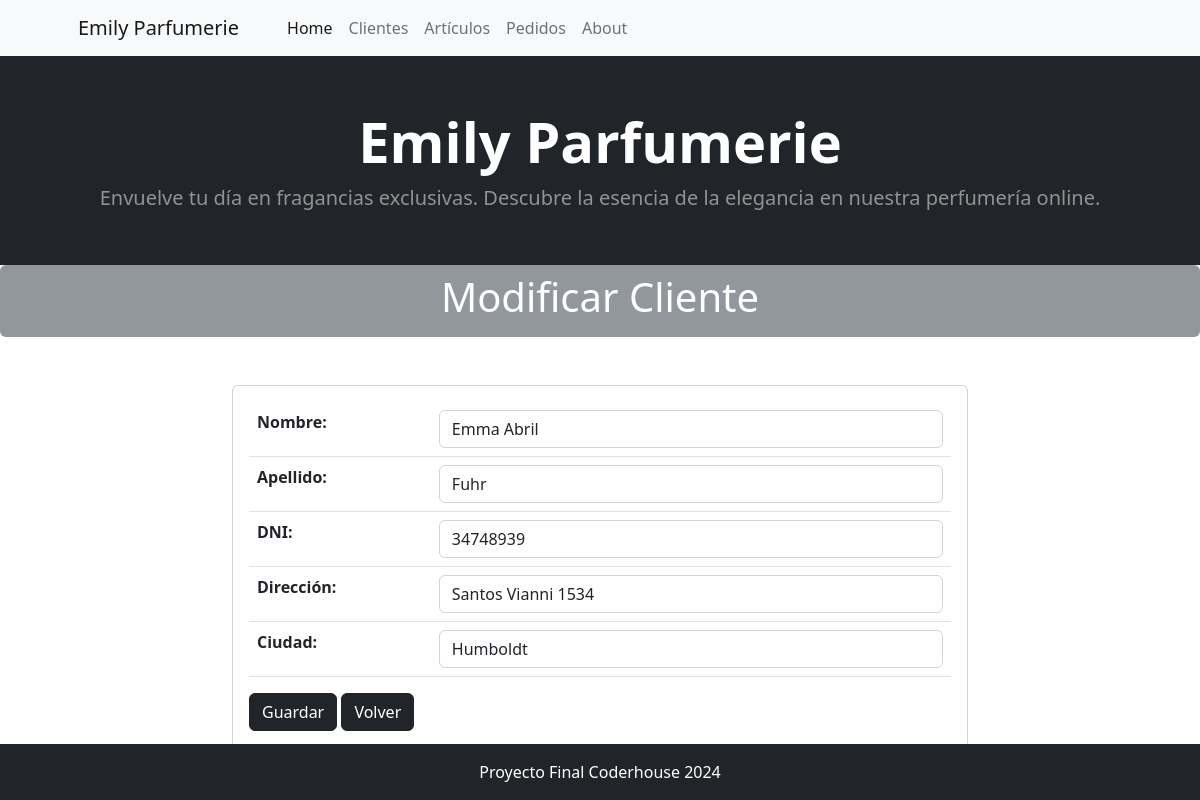
The page /cliente/cliente/update/1 on the database its author committed.
### cliente/models.py (models this page shows, shortened)
class Cliente(models.Model):
    nombre = models.CharField(max_length=200, verbose_name='Nombre')
    apellido = models.CharField(max_length=200, verbose_name='Apellido')
    dni = models.CharField(max_length=8,verbose_name='DNI', unique=True)
    direccion =  models.CharField(max_length=200, verbose_name='Dirección')
    ciudad =  models.CharField(max_length=200, verbose_name='Ciudad', default='',null=False)
    class Meta:
        verbose_name_plural = "Clientes"
        verbose_name = 'Cliente'

### cliente/views.py (the view)
# urls.py: path("cliente/update/<int:pk>", views.ClienteUpdate.as_view(), name="cliente_update"),
class ClienteUpdate(UpdateView):
    model = models.Cliente
    form_class = forms.ClienteForm
    template_name = "cliente/cliente_update.html"
    success_url = reverse_lazy("cliente:cliente_list")

### cliente/forms.py
class ClienteForm(forms.ModelForm):
    class Meta:
        model = models.Cliente
        fields = '__all__'
        widgets = {
            "nombre": forms.TextInput(attrs={"class": "form-control"}),
            "apellido": forms.TextInput(attrs={"class": "form-control"}),
            "dni": forms.TextInput(attrs={"class": "form-control"}),
            "direccion": forms.TextInput(attrs={"class": "form-control"}),
            "ciudad": forms.TextInput(attrs={"class": "form-control"}),
        }

### cliente/templates/cliente/cliente_update.html (shortened to what this page needs)
{% extends 'core/base.html' %}
{% block titulo %}
    Modificar Cliente
{% endblock titulo %}
{% block contenido %}
<div class="container mt-5">
    <div class="row justify-content-center">
        <div class="col-md-8">
            <div class="card">
                <div class="card-body">
                    <form action="" method="post">
                        <div class="table-responsive">
                            <table class="table">
                                {{ form.as_table }}
                            </table>
                        </div>
                        <button type="submit" class="btn btn-dark">Guardar</button>
                        <a href="{% url 'cliente:cliente_list' %}" class="btn btn-dark">Volver</a>
                    </form>
                </div>
            </div>
        </div>
    </div>
</div>
{% endblock contenido %}

### rows shown on the page
Cliente: nombre "Emma Abril", apellido "Fuhr", dni "34748939", direccion "Santos Vianni 1534", ciudad "Humboldt"
